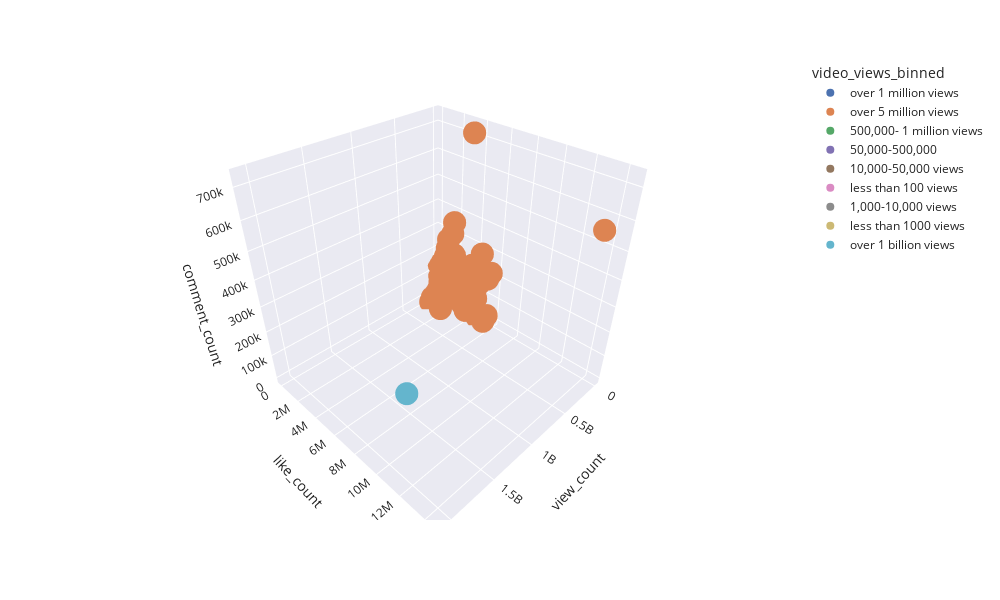

Source (notebook cell):
### Code cell
# 3d scatter plot of the data
fig7 = px.scatter_3d(binned_data, x='view_count', y='like_count', z='comment_count', color='video_views_binned', template=template, height=600, width=1000,hover_name="custom_url" )
# add custom_url to hover data


fig7.show()

### Figure 1 — Plotly figure (JSON) as saved in the notebook; plotly's stock layout.template omitted (floating-point values rounded to 4 significant figures; data arrays with more than 128 entries replaced by an {"elided": "..."} marker saying what was removed)
{"data": [{"hovertemplate": "<b>%{hovertext}</b><br><br>video_views_binned=over 1 million views<br>view_count=%{x}<br>like_count=%{y}<br>comment_count=%{z}<extra></extra>", "hovertext": {"elided": "918 str values"}, "legendgroup": "over 1 million views", "marker": {"color": "rgb(76,114,176)", "symbol": "circle"}, "mode": "markers", "name": "over 1 million views", "scene": "scene", "showlegend": true, "type": "scatter3d", "x": {"elided": "918 int values"}, "y": {"elided": "918 int values"}, "z": {"elided": "918 int values"}}, {"hovertemplate": "<b>%{hovertext}</b><br><br>video_views_binned=over 5 million views<br>view_count=%{x}<br>like_count=%{y}<br>comment_count=%{z}<extra></extra>", "hovertext": {"elided": "907 str values"}, "legendgroup": "over 5 million views", "marker": {"color": "rgb(221,132,82)", "symbol": "circle"}, "mode": "markers", "name": "over 5 million views", "scene": "scene", "showlegend": true, "type": "scatter3d", "x": {"elided": "907 int values"}, "y": {"elided": "907 int values"}, "z": {"elided": "907 int values"}}, {"hovertemplate": "<b>%{hovertext}</b><br><br>video_views_binned=500,000- 1 million views<br>view_count=%{x}<br>like_count=%{y}<br>comment_count=%{z}<extra></extra>", "hovertext": {"elided": "523 str values"}, "legendgroup": "500,000- 1 million views", "marker": {"color": "rgb(85,168,104)", "symbol": "circle"}, "mode": "markers", "name": "500,000- 1 million views", "scene": "scene", "showlegend": true, "type": "scatter3d", "x": {"elided": "523 int values"}, "y": {"elided": "523 int values"}, "z": {"elided": "523 int values"}}, {"hovertemplate": "<b>%{hovertext}</b><br><br>video_views_binned=50,000-500,000<br>view_count=%{x}<br>like_count=%{y}<br>comment_count=%{z}<extra></extra>", "hovertext": {"elided": "1938 str values"}, "legendgroup": "50,000-500,000", "marker": {"color": "rgb(129,114,179)", "symbol": "circle"}, "mode": "markers", "name": "50,000-500,000", "scene": "scene", "showlegend": true, "type": "scatter3d", "x": {"elided": "1938 int values"}, "y": {"elided": "1938 int values"}, "z": {"elided": "1938 int values"}}, {"hovertemplate": "<b>%{hovertext}</b><br><br>video_views_binned=10,000-50,000 views<br>view_count=%{x}<br>like_count=%{y}<br>comment_count=%{z}<extra></extra>", "hovertext": {"elided": "1019 str values"}, "legendgroup": "10,000-50,000 views", "marker": {"color": "rgb(147,120,96)", "symbol": "circle"}, "mode": "markers", "name": "10,000-50,000 views", "scene": "scene", "showlegend": true, "type": "scatter3d", "x": {"elided": "1019 int values"}, "y": {"elided": "1019 int values"}, "z": {"elided": "1019 int values"}}, {"hovertemplate": "<b>%{hovertext}</b><br><br>video_views_binned=less than 100 views<br>view_count=%{x}<br>like_count=%{y}<br>comment_count=%{z}<extra></extra>", "hovertext": {"elided": "782 str values"}, "legendgroup": "less than 100 views", "marker": {"color": "rgb(218,139,195)", "symbol": "circle"}, "mode": "markers", "name": "less than 100 views", "scene": "scene", "showlegend": true, "type": "scatter3d", "x": {"elided": "782 int values"}, "y": {"elided": "782 int values"}, "z": {"elided": "782 int values"}}, {"hovertemplate": "<b>%{hovertext}</b><br><br>video_views_binned=1,000-10,000 views<br>view_count=%{x}<br>like_count=%{y}<br>comment_count=%{z}<extra></extra>", "hovertext": {"elided": "1185 str values"}, "legendgroup": "1,000-10,000 views", "marker": {"color": "rgb(140,140,140)", "symbol": "circle"}, "mode": "markers", "name": "1,000-10,000 views", "scene": "scene", "showlegend": true, "type": "scatter3d", "x": {"elided": "1185 int values"}, "y": {"elided": "1185 int values"}, "z": {"elided": "1185 int values"}}, {"hovertemplate": "<b>%{hovertext}</b><br><br>video_views_binned=less than 1000 views<br>view_count=%{x}<br>like_count=%{y}<br>comment_count=%{z}<extra></extra>", "hovertext": {"elided": "1249 str values"}, "legendgroup": "less than 1000 views", "marker": {"color": "rgb(204,185,116)", "symbol": "circle"}, "mode": "markers", "name": "less than 1000 views", "scene": "scene", "showlegend": true, "type": "scatter3d", "x": {"elided": "1249 int values"}, "y": {"elided": "1249 int values"}, "z": {"elided": "1249 int values"}}, {"hovertemplate": "<b>%{hovertext}</b><br><br>video_views_binned=over 1 billion views<br>view_count=%{x}<br>like_count=%{y}<br>comment_count=%{z}<extra></extra>", "hovertext": ["@brunomars"], "legendgroup": "over 1 billion views", "marker": {"color": "rgb(100,181,205)", "symbol": "circle"}, "mode": "markers", "name": "over 1 billion views", "scene": "scene", "showlegend": true, "type": "scatter3d", "x": [2073001196], "y": [12418461], "z": [377276]}], "layout": {"height": 600, "legend": {"title": {"text": "video_views_binned"}, "tracegroupgap": 0}, "margin": {"t": 60}, "scene": {"domain": {"x": [0, 1], "y": [0, 1]}, "xaxis": {"title": {"text": "view_count"}}, "yaxis": {"title": {"text": "like_count"}}, "zaxis": {"title": {"text": "comment_count"}}}, "width": 1000}}
